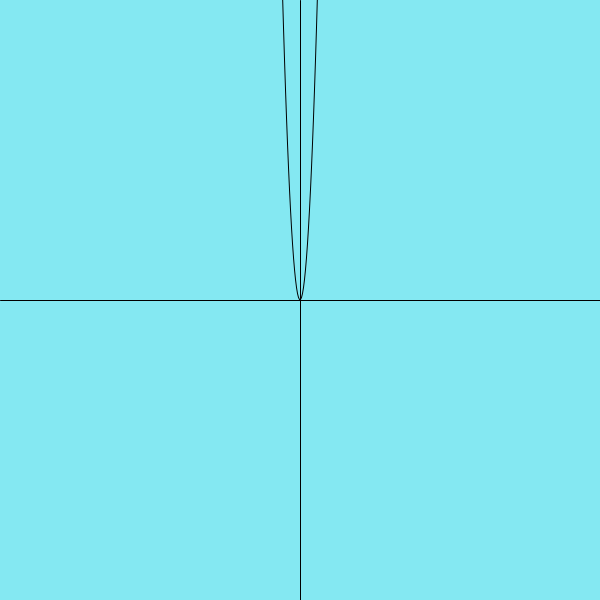
Frame 1 (no input)
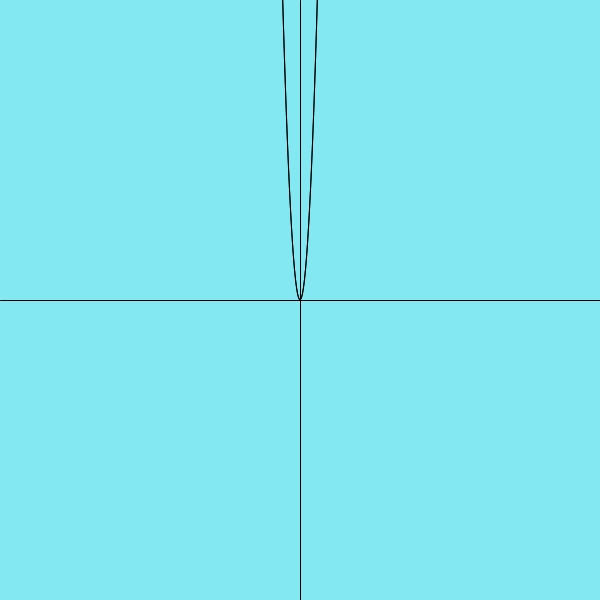
Frame 2 (the mouse pressed at the canvas centre, redrawn once)

The Processing sketch that drew these frames (run headless with seeded random() and noise(); the mouse was pressed at the canvas centre and the sketch redrawn once):

// Processing sketch: Practice_1
// ── Practice_1.pde
void setup() {
  size(600, 600);
  background(#84E8F2);
  frameRate(10);
  drawAxis();
}

float x, y, cx1, cy1, cx2, cy2, cx3, cy3, cx4, cy4, ax, ay; 
void setupPoints() {
  x = mouseX;
  y = mouseY;
  cx1 = random(x-100, x+100);
  cy1 = random(x-100, x+100);
  cx2 = random(x-100, x+100);
  cy2 = random(x-100, x+100);
  cx3 = random(x-100, x+100);
  cy3 = random(x-100, x+100);
  cx4 = random(x-100, x+100);
  cy4 = random(x-100, x+100);
  ax = random(x-100, x+100);
  ay = random(x-100, x+100);
}

void draw() {  
  //fill(random(255), random(255), random(255)); 
  noFill();
  setupPoints();  
  translate(width/2, height/2);   
  plotFx2();
  //plotCurve();
  //plotQuadra();
  //plotBrezier();
  noLoop();
}

void plotBrezier() {
  beginShape();
  vertex(x, y);
  bezierVertex(cx1, cy1, cx2, cy2, ax, ay);
  bezierVertex(cx3, cy3, cx4, cy4, ax, ay);
  endShape();
}

void plotQuadra() {
  beginShape();
  vertex(x, y);
  quadraticVertex(cx1, cy1, cx2, cy2);
  quadraticVertex(cx3, cy3, cx4, cy4);
  endShape();
}

void plotCurve() {
  beginShape();
  curveVertex(cx1, cy1);
  curveVertex(cx2, cy2);
  curveVertex(cx3, cy3);
  curveVertex(cx4, cy4);
  curveVertex(ax, ay);
  endShape(CLOSE);
}

void plotFx2() {   
  beginShape();
  for (int i=-width/2; i<width/2; i++)      
    vertex(i, -fx2(1, 1, 1, i));
  endShape(CLOSE);
}

void plotFx3() {  
  beginShape();
  for (int i=-width; i<width; i++)
    vertex(i, -fx3(1, 0, 0, 0, i));
  endShape(CLOSE);
}

void plotExp() {
  beginShape();
  for (int i=-width; i<width; i++)
    vertex(i, -exp(i));
  endShape(CLOSE);
}

void drawAxis() {  
  line(0, height/2, width, height/2);
  line(width/2, 0, width/2, height);
}

//Generate a polynomial function of order-2
float fx2(int a, int b, int c, int x) {
  return a*pow(x, 2)+b*x+c;
}

//Generate polynomial function of order-3
float fx3(int a, int b, int c, int d, int x) {
  return a*pow(x, 3)+b*pow(x, 2)+c*x+d;
}
